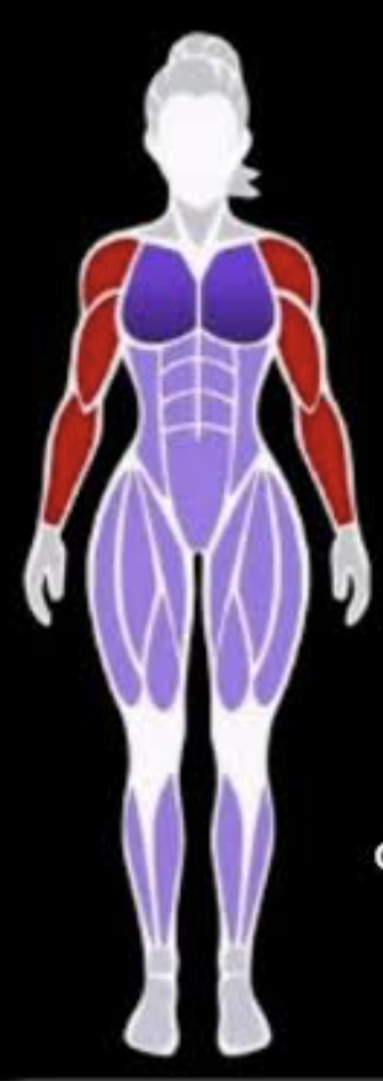
#> input picture docs/mapa-muscular/mujer/referencia.png, 383 x 1081 px
$ python segmentar.py
#> lines starting #> are read from the running program, lines starting #| are printed output that depends on the picture
# Paso 1: clasifica cada píxel de la referencia en un color de la paleta.
from PIL import Image
import numpy as np, cv2
S = 4
im = np.array(Image.open('referencia.png').convert('RGB'))
big = cv2.bilateralFilter(cv2.resize(im, (im.shape[1] * S, im.shape[0] * S), interpolation=cv2.INTER_CUBIC), 9, 40, 9)
# (nombre, punto de muestra en la foto)
PALETA = [('negro', (5, 5)), ('blanco', (150, 740)), ('gris', (200, 50)), ('rojo', (115, 265)),
          ('morado', (165, 290)), ('morado', (170, 330)), ('lila', (170, 380)), ('lila', (140, 850))]
cols = np.array([np.median(im[y - 1:y + 2, x - 1:x + 2].reshape(-1, 3), 0) for _, (x, y) in PALETA], np.uint8)
#> cols = [[0, 0, 0], [249, 247, 250], [204, 204, 206], [174, 36, 27], [97, 57, 182], [67, 38, 142], [152, 125, 214], [151, 131, 205]]
lab_p = cv2.cvtColor(cols[None], cv2.COLOR_RGB2LAB)[0].astype(float)
#> lab_p = [[0, 128, 128], [249, 129, 127], [210, 128, 127], [98, 182, 168], [91, 174, 68], [65, 168, 75], [149, 158, 86], [151, 151, 92]]
lab = cv2.cvtColor(big, cv2.COLOR_RGB2LAB).astype(float)
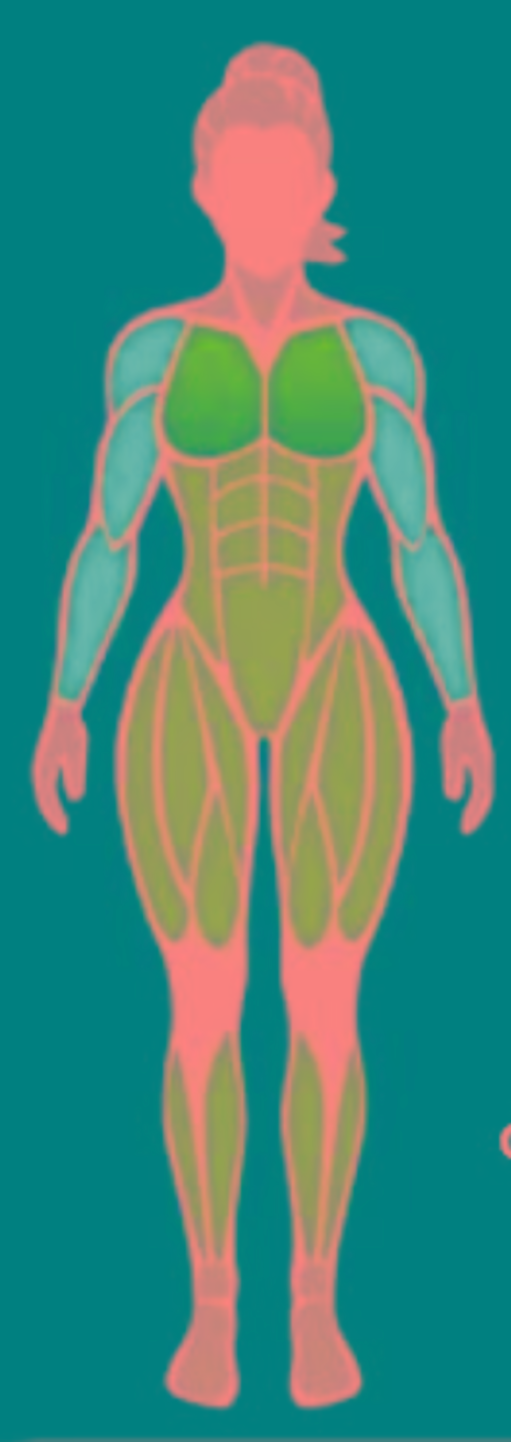
#> lab: shape (4324, 1532, 3) float64 (shown at 1/3 size); mean R, G, B 69.6, 135.6, 122.2
cerca = ((lab[:, :, None, :] - lab_p[None, None]) ** 2).sum(-1).argmin(-1)
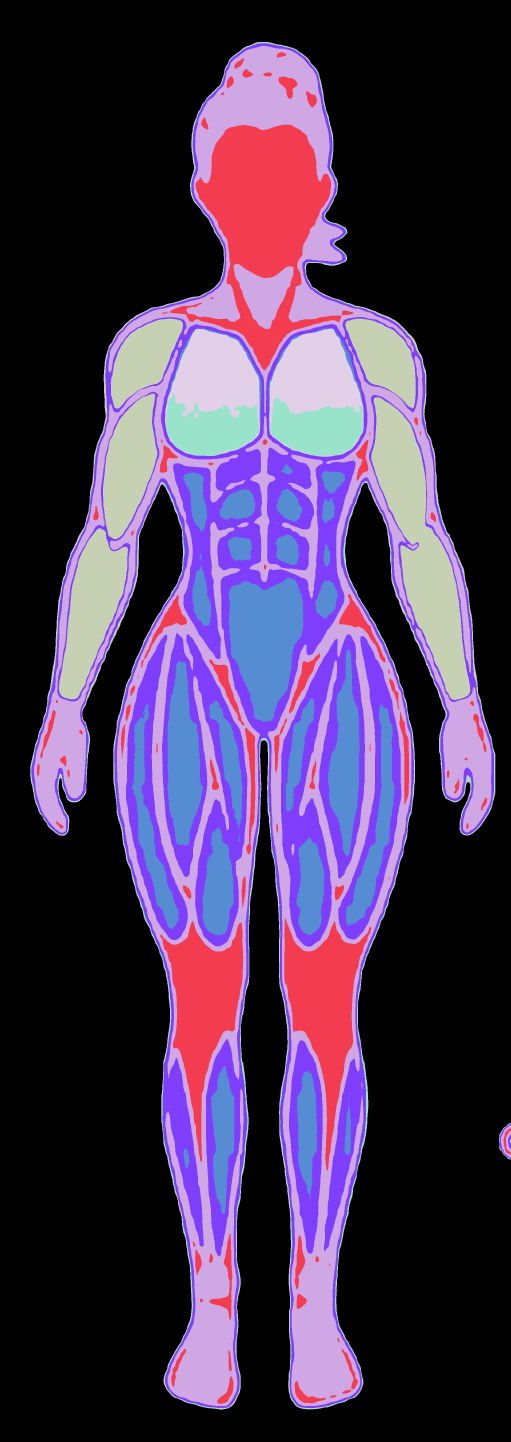
#> cerca: shape (4324, 1532) int64 (shown at 1/3 size); 8 distinct labels, from 0 to 7; one colour per label, 0 black
nombres = list(dict.fromkeys(n for n, _ in PALETA))
L = np.array([nombres.index(PALETA[i][0]) for i in range(len(PALETA))], np.uint8)[cerca]
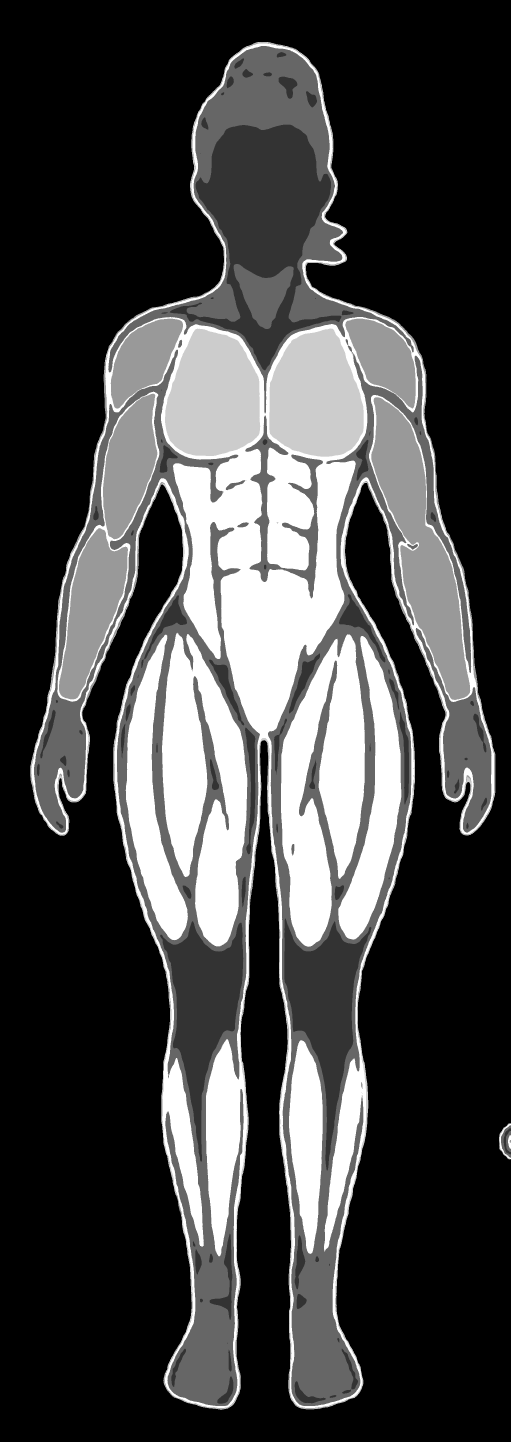
#> L: shape (4324, 1532) (shown at 1/3 size); min 0, max 5, mean 1.32; drawn with min black and max white
np.save('labels.npy', L); open('names.txt', 'w').write('\n'.join(nombres))
